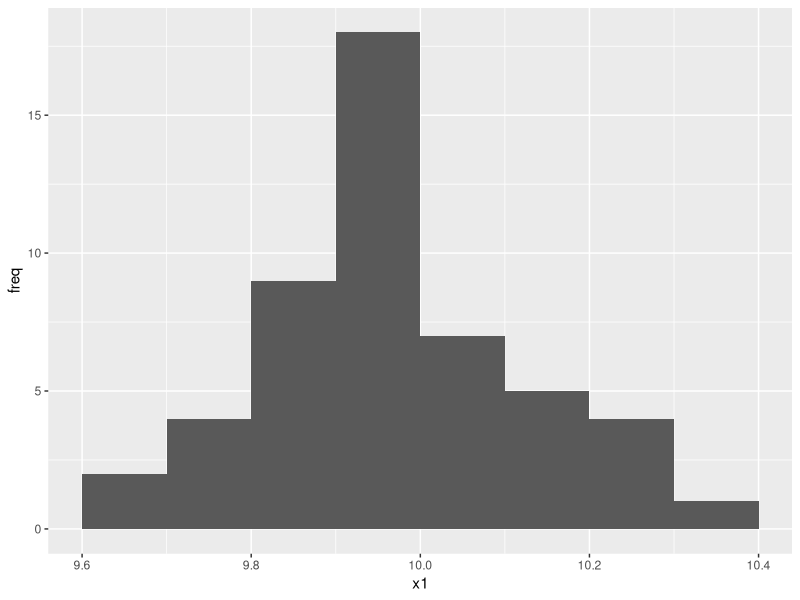
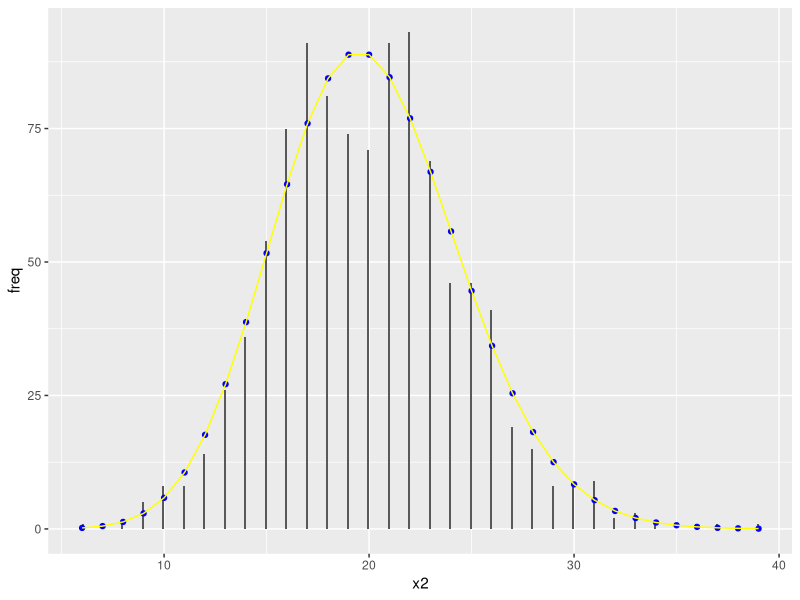

Recreate these plots in R, in order.

# Setup -------------------------------------------------------------------


rm(list = ls())
#source(here::here(code/set_library.R")
library(tidyverse)
library(patchwork)





# ##1  --------------------------------------------------------------------


##1 
x <- rnorm(n = 50, mean = 10, sd = .2)

mu <- 10
mean <- 10
sd <- .2
sigma <- .2 
x1 <- rnorm(n = 50, mean = 10, sd = .2)

##2
x1_min <- floor(min(x1)) 
x1_max <- ceiling(max(x1)) 
bin <- seq(x1_min, x1_min, by = .2)

p <- NULL
for (i in 1:(length(bin)-1)) {
  p[i] <- pnorm(bin[i+1], mean = mu, sd = sigma) -pnorm(bin[i], mean = mu, sd = sigma)
}

df_prob <- tibble(p, bin = bin[-length(bin)] + 0.05) %>% 
  mutate(freq = p * length(x1))


tibble(x1 = x1) %>% 
  ggplot(aes(x =x1)) +
  geom_histogram(binwidth = .1,
                 center = .05) +
  geom_point(data = df_prob,
             aes(y = freq,
                 x = bin),
             color = "blue") +
  geom_line(data = df_prob,
            aes(y = freq,
                x = bin),
            color = "yellow")



# ##2 ---------------------------------------------------------------------
lambda <- 20
x2 <- rpois(n = 1000,
            lambda = 20)
x2_min <- floor(min(x2)) 
x2_max <- ceiling(max(x2)) 

bin <- seq(x2_min, x2_max, by = 1)

df_prob <- tibble(x = bin) %>% 
  mutate(p = dpois(bin, lambda = lambda),
         freq = p* length(x2))
                 

tibble(x2 = x2) %>% 
  ggplot(aes(x =x2)) +
  geom_histogram(binwidth = .1,
                 center = .05) +
  geom_point(data = df_prob,
             aes(y = freq,
                 x = bin),
             color = "blue") +
  geom_line(data = df_prob,
            aes(y = freq,
                x = bin),
            color = "yellow")